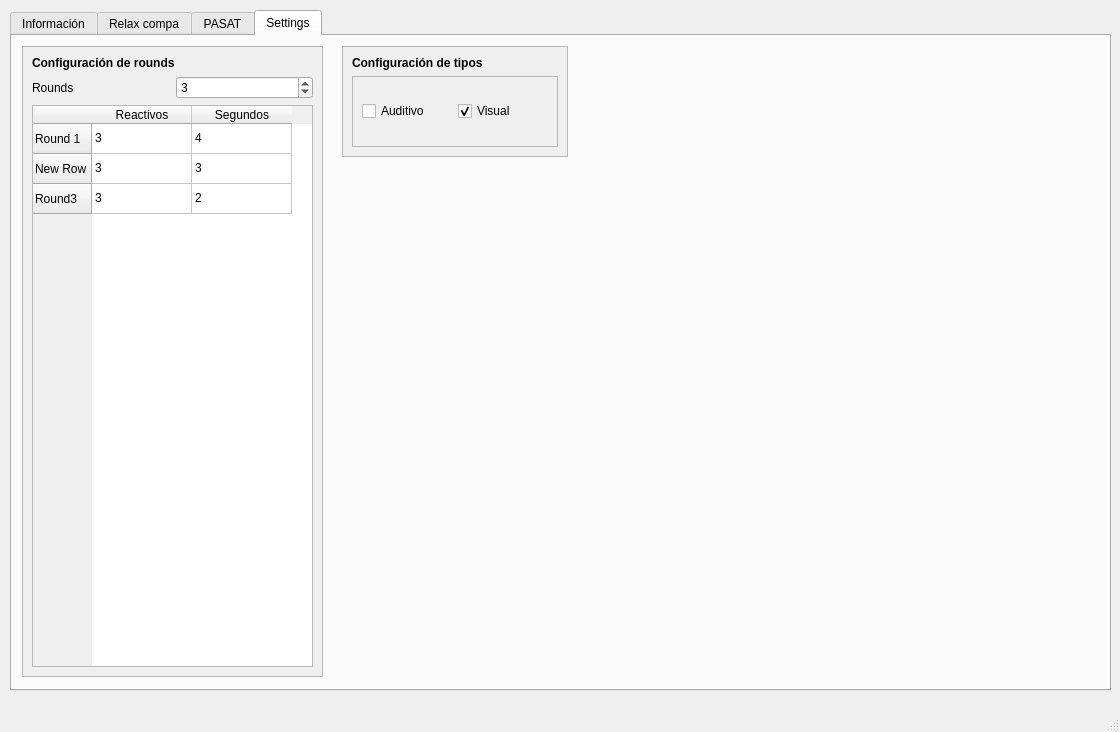
<?xml version="1.0" encoding="UTF-8"?>
<ui version="4.0">
 <class>MainWindow</class>
 <widget class="QMainWindow" name="MainWindow">
  <property name="geometry">
   <rect>
    <x>0</x>
    <y>0</y>
    <width>1120</width>
    <height>732</height>
   </rect>
  </property>
  <property name="windowTitle">
   <string>MainWindow</string>
  </property>
  <widget class="QWidget" name="centralwidget">
   <widget class="QTabWidget" name="tabWidget">
    <property name="geometry">
     <rect>
      <x>10</x>
      <y>10</y>
      <width>1101</width>
      <height>681</height>
     </rect>
    </property>
    <property name="currentIndex">
     <number>3</number>
    </property>
    <widget class="QWidget" name="tab_2">
     <attribute name="title">
      <string>Información</string>
     </attribute>
     <widget class="QLabel" name="label_operation_2">
      <property name="geometry">
       <rect>
        <x>200</x>
        <y>20</y>
        <width>761</width>
        <height>141</height>
       </rect>
      </property>
      <property name="font">
       <font>
        <pointsize>32</pointsize>
       </font>
      </property>
      <property name="text">
       <string>Rellena la información necesaria</string>
      </property>
      <property name="alignment">
       <set>Qt::AlignCenter</set>
      </property>
     </widget>
     <widget class="QWidget" name="gridLayoutWidget_2">
      <property name="geometry">
       <rect>
        <x>380</x>
        <y>220</y>
        <width>231</width>
        <height>131</height>
       </rect>
      </property>
      <layout class="QGridLayout" name="gridLayout_2">
       <item row="0" column="0">
        <widget class="QLabel" name="label">
         <property name="text">
          <string>Sexo</string>
         </property>
        </widget>
       </item>
       <item row="1" column="0">
        <widget class="QLabel" name="label_2">
         <property name="text">
          <string>Edad</string>
         </property>
        </widget>
       </item>
       <item row="1" column="1">
        <widget class="QSpinBox" name="spinBox">
         <property name="minimum">
          <number>1</number>
         </property>
         <property name="maximum">
          <number>120</number>
         </property>
         <property name="value">
          <number>20</number>
         </property>
        </widget>
       </item>
       <item row="0" column="1">
        <widget class="QComboBox" name="comboBox">
         <property name="currentIndex">
          <number>0</number>
         </property>
         <item>
          <property name="text">
           <string>Femenino</string>
          </property>
         </item>
         <item>
          <property name="text">
           <string>Masculino</string>
          </property>
         </item>
        </widget>
       </item>
      </layout>
     </widget>
    </widget>
    <widget class="QWidget" name="tab_3">
     <attribute name="title">
      <string>Relax compa</string>
     </attribute>
     <widget class="QLabel" name="label_operation_3">
      <property name="geometry">
       <rect>
        <x>150</x>
        <y>30</y>
        <width>761</width>
        <height>141</height>
       </rect>
      </property>
      <property name="font">
       <font>
        <pointsize>32</pointsize>
       </font>
      </property>
      <property name="text">
       <string>Don't worry... be hapy...</string>
      </property>
      <property name="alignment">
       <set>Qt::AlignCenter</set>
      </property>
     </widget>
    </widget>
    <widget class="QWidget" name="tab">
     <attribute name="title">
      <string>PASAT</string>
     </attribute>
     <widget class="QLabel" name="label_wrong">
      <property name="enabled">
       <bool>true</bool>
      </property>
      <property name="geometry">
       <rect>
        <x>160</x>
        <y>210</y>
        <width>781</width>
        <height>141</height>
       </rect>
      </property>
      <property name="palette">
       <palette>
        <active>
         <colorrole role="Button">
          <brush brushstyle="SolidPattern">
           <color alpha="255">
            <red>255</red>
            <green>255</green>
            <blue>255</blue>
           </color>
          </brush>
         </colorrole>
         <colorrole role="Text">
          <brush brushstyle="SolidPattern">
           <color alpha="255">
            <red>170</red>
            <green>0</green>
            <blue>0</blue>
           </color>
          </brush>
         </colorrole>
         <colorrole role="PlaceholderText">
          <brush brushstyle="SolidPattern">
           <color alpha="128">
            <red>170</red>
            <green>0</green>
            <blue>0</blue>
           </color>
          </brush>
         </colorrole>
        </active>
        <inactive>
         <colorrole role="Button">
          <brush brushstyle="SolidPattern">
           <color alpha="255">
            <red>255</red>
            <green>255</green>
            <blue>255</blue>
           </color>
          </brush>
         </colorrole>
         <colorrole role="Text">
          <brush brushstyle="SolidPattern">
           <color alpha="255">
            <red>170</red>
            <green>0</green>
            <blue>0</blue>
           </color>
          </brush>
         </colorrole>
         <colorrole role="PlaceholderText">
          <brush brushstyle="SolidPattern">
           <color alpha="128">
            <red>170</red>
            <green>0</green>
            <blue>0</blue>
           </color>
          </brush>
         </colorrole>
        </inactive>
        <disabled>
         <colorrole role="Button">
          <brush brushstyle="SolidPattern">
           <color alpha="255">
            <red>255</red>
            <green>255</green>
            <blue>255</blue>
           </color>
          </brush>
         </colorrole>
         <colorrole role="Text">
          <brush brushstyle="SolidPattern">
           <color alpha="255">
            <red>190</red>
            <green>190</green>
            <blue>190</blue>
           </color>
          </brush>
         </colorrole>
         <colorrole role="PlaceholderText">
          <brush brushstyle="SolidPattern">
           <color alpha="128">
            <red>0</red>
            <green>0</green>
            <blue>0</blue>
           </color>
          </brush>
         </colorrole>
        </disabled>
       </palette>
      </property>
      <property name="font">
       <font>
        <pointsize>50</pointsize>
       </font>
      </property>
      <property name="text">
       <string>&lt;html&gt;&lt;head/&gt;&lt;body&gt;&lt;p&gt;&lt;br/&gt;&lt;/p&gt;&lt;/body&gt;&lt;/html&gt;</string>
      </property>
      <property name="alignment">
       <set>Qt::AlignCenter</set>
      </property>
     </widget>
     <widget class="QLabel" name="label_operation">
      <property name="geometry">
       <rect>
        <x>180</x>
        <y>60</y>
        <width>741</width>
        <height>141</height>
       </rect>
      </property>
      <property name="font">
       <font>
        <pointsize>60</pointsize>
       </font>
      </property>
      <property name="text">
       <string/>
      </property>
      <property name="alignment">
       <set>Qt::AlignCenter</set>
      </property>
     </widget>
     <widget class="QWidget" name="gridLayoutWidget">
      <property name="geometry">
       <rect>
        <x>30</x>
        <y>380</y>
        <width>1031</width>
        <height>181</height>
       </rect>
      </property>
      <layout class="QGridLayout" name="gridLayout">
       <item row="0" column="2">
        <widget class="QPushButton" name="pushButton_3">
         <property name="minimumSize">
          <size>
           <width>50</width>
           <height>50</height>
          </size>
         </property>
         <property name="maximumSize">
          <size>
           <width>50</width>
           <height>50</height>
          </size>
         </property>
         <property name="font">
          <font>
           <pointsize>18</pointsize>
          </font>
         </property>
         <property name="text">
          <string>3</string>
         </property>
        </widget>
       </item>
       <item row="1" column="0">
        <widget class="QPushButton" name="pushButton_11">
         <property name="minimumSize">
          <size>
           <width>50</width>
           <height>50</height>
          </size>
         </property>
         <property name="maximumSize">
          <size>
           <width>50</width>
           <height>50</height>
          </size>
         </property>
         <property name="font">
          <font>
           <pointsize>18</pointsize>
          </font>
         </property>
         <property name="text">
          <string>11</string>
         </property>
        </widget>
       </item>
       <item row="0" column="3">
        <widget class="QPushButton" name="pushButton_4">
         <property name="minimumSize">
          <size>
           <width>50</width>
           <height>50</height>
          </size>
         </property>
         <property name="maximumSize">
          <size>
           <width>50</width>
           <height>50</height>
          </size>
         </property>
         <property name="font">
          <font>
           <pointsize>18</pointsize>
          </font>
         </property>
         <property name="text">
          <string>4</string>
         </property>
        </widget>
       </item>
       <item row="0" column="0">
        <widget class="QPushButton" name="pushButton_1">
         <property name="minimumSize">
          <size>
           <width>50</width>
           <height>50</height>
          </size>
         </property>
         <property name="maximumSize">
          <size>
           <width>50</width>
           <height>50</height>
          </size>
         </property>
         <property name="font">
          <font>
           <pointsize>18</pointsize>
          </font>
         </property>
         <property name="text">
          <string>1</string>
         </property>
        </widget>
       </item>
       <item row="1" column="8">
        <widget class="QPushButton" name="pushButton_19">
         <property name="minimumSize">
          <size>
           <width>50</width>
           <height>50</height>
          </size>
         </property>
         <property name="maximumSize">
          <size>
           <width>50</width>
           <height>50</height>
          </size>
         </property>
         <property name="font">
          <font>
           <pointsize>18</pointsize>
          </font>
         </property>
         <property name="text">
          <string>19</string>
         </property>
        </widget>
       </item>
       <item row="1" column="4">
        <widget class="QPushButton" name="pushButton_15">
         <property name="minimumSize">
          <size>
           <width>50</width>
           <height>50</height>
          </size>
         </property>
         <property name="maximumSize">
          <size>
           <width>50</width>
           <height>50</height>
          </size>
         </property>
         <property name="font">
          <font>
           <pointsize>18</pointsize>
          </font>
         </property>
         <property name="text">
          <string>15</string>
         </property>
        </widget>
       </item>
       <item row="0" column="1">
        <widget class="QPushButton" name="pushButton_2">
         <property name="minimumSize">
          <size>
           <width>50</width>
           <height>50</height>
          </size>
         </property>
         <property name="maximumSize">
          <size>
           <width>50</width>
           <height>50</height>
          </size>
         </property>
         <property name="font">
          <font>
           <pointsize>18</pointsize>
          </font>
         </property>
         <property name="text">
          <string>2</string>
         </property>
        </widget>
       </item>
       <item row="1" column="6">
        <widget class="QPushButton" name="pushButton_17">
         <property name="minimumSize">
          <size>
           <width>50</width>
           <height>50</height>
          </size>
         </property>
         <property name="maximumSize">
          <size>
           <width>50</width>
           <height>50</height>
          </size>
         </property>
         <property name="font">
          <font>
           <pointsize>18</pointsize>
          </font>
         </property>
         <property name="text">
          <string>17</string>
         </property>
        </widget>
       </item>
       <item row="0" column="8">
        <widget class="QPushButton" name="pushButton_9">
         <property name="minimumSize">
          <size>
           <width>50</width>
           <height>50</height>
          </size>
         </property>
         <property name="maximumSize">
          <size>
           <width>50</width>
           <height>50</height>
          </size>
         </property>
         <property name="font">
          <font>
           <pointsize>18</pointsize>
          </font>
         </property>
         <property name="text">
          <string>9</string>
         </property>
        </widget>
       </item>
       <item row="0" column="4">
        <widget class="QPushButton" name="pushButton_5">
         <property name="minimumSize">
          <size>
           <width>50</width>
           <height>50</height>
          </size>
         </property>
         <property name="maximumSize">
          <size>
           <width>50</width>
           <height>50</height>
          </size>
         </property>
         <property name="font">
          <font>
           <pointsize>18</pointsize>
          </font>
         </property>
         <property name="text">
          <string>5</string>
         </property>
        </widget>
       </item>
       <item row="1" column="7">
        <widget class="QPushButton" name="pushButton_18">
         <property name="minimumSize">
          <size>
           <width>50</width>
           <height>50</height>
          </size>
         </property>
         <property name="maximumSize">
          <size>
           <width>50</width>
           <height>50</height>
          </size>
         </property>
         <property name="font">
          <font>
           <pointsize>18</pointsize>
          </font>
         </property>
         <property name="text">
          <string>18</string>
         </property>
        </widget>
       </item>
       <item row="1" column="2">
        <widget class="QPushButton" name="pushButton_13">
         <property name="minimumSize">
          <size>
           <width>50</width>
           <height>50</height>
          </size>
         </property>
         <property name="maximumSize">
          <size>
           <width>50</width>
           <height>50</height>
          </size>
         </property>
         <property name="font">
          <font>
           <pointsize>18</pointsize>
          </font>
         </property>
         <property name="text">
          <string>13</string>
         </property>
        </widget>
       </item>
       <item row="0" column="9">
        <widget class="QPushButton" name="pushButton_10">
         <property name="minimumSize">
          <size>
           <width>50</width>
           <height>50</height>
          </size>
         </property>
         <property name="maximumSize">
          <size>
           <width>50</width>
           <height>50</height>
          </size>
         </property>
         <property name="font">
          <font>
           <pointsize>18</pointsize>
          </font>
         </property>
         <property name="text">
          <string>10</string>
         </property>
        </widget>
       </item>
       <item row="0" column="6">
        <widget class="QPushButton" name="pushButton_7">
         <property name="minimumSize">
          <size>
           <width>50</width>
           <height>50</height>
          </size>
         </property>
         <property name="maximumSize">
          <size>
           <width>50</width>
           <height>50</height>
          </size>
         </property>
         <property name="font">
          <font>
           <pointsize>18</pointsize>
          </font>
         </property>
         <property name="text">
          <string>7</string>
         </property>
        </widget>
       </item>
       <item row="0" column="7">
        <widget class="QPushButton" name="pushButton_8">
         <property name="minimumSize">
          <size>
           <width>50</width>
           <height>50</height>
          </size>
         </property>
         <property name="maximumSize">
          <size>
           <width>50</width>
           <height>50</height>
          </size>
         </property>
         <property name="font">
          <font>
           <pointsize>18</pointsize>
          </font>
         </property>
         <property name="text">
          <string>8</string>
         </property>
        </widget>
       </item>
       <item row="1" column="1">
        <widget class="QPushButton" name="pushButton_12">
         <property name="minimumSize">
          <size>
           <width>50</width>
           <height>50</height>
          </size>
         </property>
         <property name="maximumSize">
          <size>
           <width>50</width>
           <height>50</height>
          </size>
         </property>
         <property name="font">
          <font>
           <pointsize>18</pointsize>
          </font>
         </property>
         <property name="text">
          <string>12</string>
         </property>
        </widget>
       </item>
       <item row="1" column="9">
        <widget class="QPushButton" name="pushButton_20">
         <property name="minimumSize">
          <size>
           <width>50</width>
           <height>50</height>
          </size>
         </property>
         <property name="maximumSize">
          <size>
           <width>50</width>
           <height>50</height>
          </size>
         </property>
         <property name="font">
          <font>
           <pointsize>18</pointsize>
          </font>
         </property>
         <property name="text">
          <string>20</string>
         </property>
        </widget>
       </item>
       <item row="1" column="3">
        <widget class="QPushButton" name="pushButton_14">
         <property name="minimumSize">
          <size>
           <width>50</width>
           <height>50</height>
          </size>
         </property>
         <property name="maximumSize">
          <size>
           <width>50</width>
           <height>50</height>
          </size>
         </property>
         <property name="font">
          <font>
           <pointsize>18</pointsize>
          </font>
         </property>
         <property name="text">
          <string>14</string>
         </property>
        </widget>
       </item>
       <item row="0" column="5">
        <widget class="QPushButton" name="pushButton_6">
         <property name="minimumSize">
          <size>
           <width>50</width>
           <height>50</height>
          </size>
         </property>
         <property name="maximumSize">
          <size>
           <width>50</width>
           <height>50</height>
          </size>
         </property>
         <property name="font">
          <font>
           <pointsize>18</pointsize>
          </font>
         </property>
         <property name="text">
          <string>6</string>
         </property>
        </widget>
       </item>
       <item row="1" column="5">
        <widget class="QPushButton" name="pushButton_16">
         <property name="minimumSize">
          <size>
           <width>50</width>
           <height>50</height>
          </size>
         </property>
         <property name="maximumSize">
          <size>
           <width>50</width>
           <height>50</height>
          </size>
         </property>
         <property name="font">
          <font>
           <pointsize>18</pointsize>
          </font>
         </property>
         <property name="text">
          <string>16</string>
         </property>
        </widget>
       </item>
      </layout>
     </widget>
     <widget class="QRadioButton" name="radioButton">
      <property name="geometry">
       <rect>
        <x>10</x>
        <y>20</y>
        <width>121</width>
        <height>21</height>
       </rect>
      </property>
      <property name="text">
       <string>Entrenamiento</string>
      </property>
      <property name="checked">
       <bool>true</bool>
      </property>
     </widget>
     <widget class="QRadioButton" name="radioButton_2">
      <property name="geometry">
       <rect>
        <x>10</x>
        <y>40</y>
        <width>99</width>
        <height>21</height>
       </rect>
      </property>
      <property name="text">
       <string>Prueba</string>
      </property>
     </widget>
     <widget class="QPushButton" name="pushButton_start">
      <property name="geometry">
       <rect>
        <x>10</x>
        <y>70</y>
        <width>121</width>
        <height>23</height>
       </rect>
      </property>
      <property name="palette">
       <palette>
        <active>
         <colorrole role="Button">
          <brush brushstyle="SolidPattern">
           <color alpha="255">
            <red>0</red>
            <green>170</green>
            <blue>0</blue>
           </color>
          </brush>
         </colorrole>
        </active>
        <inactive>
         <colorrole role="Button">
          <brush brushstyle="SolidPattern">
           <color alpha="255">
            <red>0</red>
            <green>170</green>
            <blue>0</blue>
           </color>
          </brush>
         </colorrole>
        </inactive>
        <disabled>
         <colorrole role="Button">
          <brush brushstyle="SolidPattern">
           <color alpha="255">
            <red>0</red>
            <green>170</green>
            <blue>0</blue>
           </color>
          </brush>
         </colorrole>
        </disabled>
       </palette>
      </property>
      <property name="text">
       <string>START</string>
      </property>
     </widget>
     <widget class="QPushButton" name="pushButton_stop">
      <property name="enabled">
       <bool>true</bool>
      </property>
      <property name="geometry">
       <rect>
        <x>10</x>
        <y>100</y>
        <width>121</width>
        <height>23</height>
       </rect>
      </property>
      <property name="palette">
       <palette>
        <active>
         <colorrole role="Button">
          <brush brushstyle="SolidPattern">
           <color alpha="255">
            <red>170</red>
            <green>0</green>
            <blue>0</blue>
           </color>
          </brush>
         </colorrole>
        </active>
        <inactive>
         <colorrole role="Button">
          <brush brushstyle="SolidPattern">
           <color alpha="255">
            <red>170</red>
            <green>0</green>
            <blue>0</blue>
           </color>
          </brush>
         </colorrole>
        </inactive>
        <disabled>
         <colorrole role="Button">
          <brush brushstyle="SolidPattern">
           <color alpha="255">
            <red>170</red>
            <green>0</green>
            <blue>0</blue>
           </color>
          </brush>
         </colorrole>
        </disabled>
       </palette>
      </property>
      <property name="text">
       <string>STOP</string>
      </property>
      <property name="checkable">
       <bool>false</bool>
      </property>
     </widget>
    </widget>
    <widget class="QWidget" name="tab_4">
     <attribute name="title">
      <string>Settings</string>
     </attribute>
     <widget class="QScrollArea" name="scrollArea_2">
      <property name="geometry">
       <rect>
        <x>10</x>
        <y>10</y>
        <width>301</width>
        <height>631</height>
       </rect>
      </property>
      <property name="widgetResizable">
       <bool>true</bool>
      </property>
      <widget class="QWidget" name="scrollAreaWidgetContents_2">
       <property name="geometry">
        <rect>
         <x>0</x>
         <y>0</y>
         <width>299</width>
         <height>629</height>
        </rect>
       </property>
       <layout class="QVBoxLayout" name="verticalLayout_2">
        <item>
         <widget class="QLabel" name="label_8">
          <property name="font">
           <font>
            <pointsize>9</pointsize>
            <weight>75</weight>
            <bold>true</bold>
           </font>
          </property>
          <property name="text">
           <string>Configuración de rounds</string>
          </property>
         </widget>
        </item>
        <item>
         <layout class="QHBoxLayout" name="horizontalLayout">
          <item>
           <widget class="QLabel" name="label_4">
            <property name="text">
             <string>Rounds</string>
            </property>
           </widget>
          </item>
          <item>
           <widget class="QSpinBox" name="spinBoxRounds">
            <property name="minimum">
             <number>1</number>
            </property>
            <property name="value">
             <number>3</number>
            </property>
           </widget>
          </item>
         </layout>
        </item>
        <item>
         <widget class="QTableWidget" name="tableDatos">
          <property name="sizeAdjustPolicy">
           <enum>QAbstractScrollArea::AdjustToContentsOnFirstShow</enum>
          </property>
          <property name="rowCount">
           <number>3</number>
          </property>
          <property name="columnCount">
           <number>2</number>
          </property>
          <row>
           <property name="text">
            <string>Round 1</string>
           </property>
          </row>
          <row>
           <property name="text">
            <string>New Row</string>
           </property>
          </row>
          <row>
           <property name="text">
            <string>Round3</string>
           </property>
          </row>
          <column>
           <property name="text">
            <string>Reactivos</string>
           </property>
          </column>
          <column>
           <property name="text">
            <string>Segundos</string>
           </property>
          </column>
          <item row="0" column="0">
           <property name="text">
            <string>3</string>
           </property>
          </item>
          <item row="0" column="1">
           <property name="text">
            <string>4</string>
           </property>
          </item>
          <item row="1" column="0">
           <property name="text">
            <string>3</string>
           </property>
          </item>
          <item row="1" column="1">
           <property name="text">
            <string>3</string>
           </property>
          </item>
          <item row="2" column="0">
           <property name="text">
            <string>3</string>
           </property>
          </item>
          <item row="2" column="1">
           <property name="text">
            <string>2</string>
           </property>
          </item>
         </widget>
        </item>
       </layout>
      </widget>
     </widget>
     <widget class="QScrollArea" name="scrollArea_4">
      <property name="geometry">
       <rect>
        <x>330</x>
        <y>10</y>
        <width>226</width>
        <height>111</height>
       </rect>
      </property>
      <property name="widgetResizable">
       <bool>true</bool>
      </property>
      <widget class="QWidget" name="scrollAreaWidgetContents_3">
       <property name="geometry">
        <rect>
         <x>0</x>
         <y>0</y>
         <width>224</width>
         <height>109</height>
        </rect>
       </property>
       <layout class="QVBoxLayout" name="verticalLayout_3">
        <item>
         <widget class="QLabel" name="label_9">
          <property name="font">
           <font>
            <pointsize>9</pointsize>
            <weight>75</weight>
            <bold>true</bold>
           </font>
          </property>
          <property name="text">
           <string>Configuración de tipos</string>
          </property>
         </widget>
        </item>
        <item>
         <widget class="QScrollArea" name="scrollArea_5">
          <property name="widgetResizable">
           <bool>true</bool>
          </property>
          <widget class="QWidget" name="scrollAreaWidgetContents_5">
           <property name="geometry">
            <rect>
             <x>0</x>
             <y>0</y>
             <width>204</width>
             <height>68</height>
            </rect>
           </property>
           <layout class="QHBoxLayout" name="horizontalLayout_2">
            <item>
             <widget class="QCheckBox" name="checkBox_auditivo">
              <property name="text">
               <string>Auditivo</string>
              </property>
             </widget>
            </item>
            <item>
             <widget class="QCheckBox" name="checkBox_visual">
              <property name="text">
               <string>Visual</string>
              </property>
              <property name="checked">
               <bool>true</bool>
              </property>
             </widget>
            </item>
           </layout>
          </widget>
         </widget>
        </item>
       </layout>
      </widget>
     </widget>
    </widget>
   </widget>
  </widget>
  <widget class="QMenuBar" name="menubar">
   <property name="geometry">
    <rect>
     <x>0</x>
     <y>0</y>
     <width>1120</width>
     <height>20</height>
    </rect>
   </property>
  </widget>
  <widget class="QStatusBar" name="statusbar"/>
 </widget>
 <resources/>
 <connections/>
</ui>
